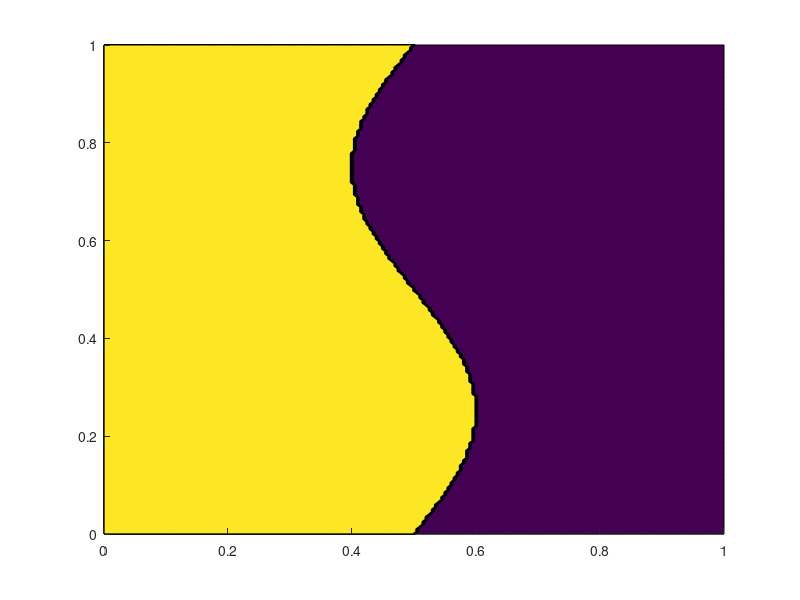

This figure's MATLAB source: (Note: this script raises an error after producing the figure.)
% 2D One-Phase Stefan Problem via front-tracking method
clear; clc; close all;

% Physical parameters
rho = 1.0;    % density
c   = 1.0;    % specific heat
k   = 1.0;    % thermal conductivity
L   = 1.0;    % latent heat per unit mass
T0  = 1.0;    % hot boundary temperature
Tm  = 0.0;    % melting temperature

% Domain and discretization
Nx = 200; Ny = 200;
Lx = 1.0; Ly = 1.0;
dx = Lx/(Nx-1); dy = Ly/(Ny-1);
x  = linspace(0, Lx, Nx);
y  = linspace(0, Ly, Ny);
[X, Y] = meshgrid(x, y);

% Initial interface: x = 0.5 + 0.1*sin(2*pi*y)
interface = 0.5 + 0.1*sin(2*pi*y);
liquid_mask = (X <= interface');   % Ny-by-Nx logical array

% Initialize fields
T = Tm * ones(Ny, Nx);
T(liquid_mask) = T0;

% Plot initial condition
figure;
contourf(X, Y, T, 20, 'EdgeColor', 'none'); hold on;
contour(X, Y, double(liquid_mask), [0.5 0.5], 'k--', 'LineWidth', 1);
xlabel('x'); ylabel('y');
title('Initial Temperature and Interface');
colorbar;

% Time-stepping parameters
dt      = 0.1 * min(dx, dy)^2 / k;  % stability limit
t_final = 0.1;
nt      = floor(t_final / dt);

% Main simulation loop of front-tracking
for n = 1:nt
    % Dirichlet at x=0 (first column)
    T(:,1) = T0;
    
    % Compute Laplacian of T
    lapT = zeros(Ny, Nx);
    % interior nodes
    lapT(2:end-1,2:end-1) = (T(2:end-1,3:end) - 2*T(2:end-1,2:end-1) + T(2:end-1,1:end-2)) / dx^2 + ...
                             (T(3:end,2:end-1) - 2*T(2:end-1,2:end-1) + T(1:end-2,2:end-1)) / dy^2;
    % Neumann (insulated) on y-boundaries
    lapT(1,2:end-1)   = (T(2,2:end-1) - T(1,2:end-1)) / dy^2 + (T(1,3:end) - 2*T(1,2:end-1) + T(1,1:end-2)) / dx^2;
    lapT(end,2:end-1) = (T(end-1,2:end-1) - T(end,2:end-1)) / dy^2 + (T(end,3:end) - 2*T(end,2:end-1) + T(end,1:end-2)) / dx^2;
    % Neumann on x=Ly boundary edges
    lapT(2:end-1,1)   = (T(2:end-1,2) - T(2:end-1,1)) / dx^2 + (T(3:end,1) - 2*T(2:end-1,1) + T(1:end-2,1)) / dy^2;
    lapT(2:end-1,end) = (T(3:end,end) - 2*T(2:end-1,end) + T(1:end-2,end)) / dx^2 + (T(end,end) - 0.5*(T(end,end)+T(end,end))) / dy^2; % Neumann BC

    % Update temperature field using explicit Euler method
    T = T + dt * k * lapT;

    % Update interface via Stefan condition
    for j = 2:Ny-1
        % find cell index for interface location
        i = floor(interface(j)/dx) + 1;
        if i >= 1 && i < Nx
            % approximate normal derivative dT/dx
            dTdx = (T(j,i+1) - T(j,i)) / dx;
            % normal velocity Vn = -k/(L*rho) * dT/dx
            vn = - (k/(L*rho)) * dTdx;
            interface(j) = interface(j) + dt * vn;
        end
    end
    % enforce endpoints
    interface(1)  = interface(2);
    interface(Ny) = interface(Ny-1);

    % update liquid region mask
    liquid_mask = (X <= interface');

    % Update temperature in solid region
    T(~liquid_mask) = Tm; % solid region

end

% Plot final temperature field
figure;
contourf(X, Y, T, 20, 'EdgeColor', 'none'); hold on;
% Plot the final interface
plot(interface, y, 'r--', 'LineWidth', 1.5);
xlabel('x'); ylabel('y');
title('Temperature Field at Final Time by Front-Tracking Method');
colorbar;

